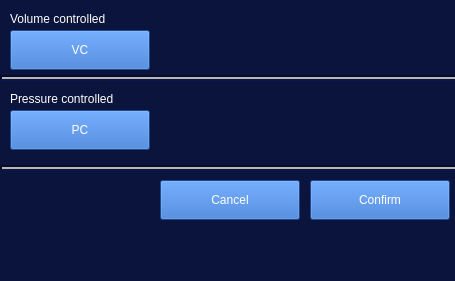
<?xml version="1.0" encoding="UTF-8"?>
<ui version="4.0">
 <class>MainWindow</class>
 <widget class="QMainWindow" name="MainWindow">
  <property name="geometry">
   <rect>
    <x>0</x>
    <y>0</y>
    <width>455</width>
    <height>281</height>
   </rect>
  </property>
  <property name="windowTitle">
   <string>MainWindow</string>
  </property>
  <property name="styleSheet">
   <string notr="true">background-color: rgb(10, 20, 60);</string>
  </property>
  <widget class="QWidget" name="centralwidget">
   <widget class="QPushButton" name="Confirm">
    <property name="geometry">
     <rect>
      <x>310</x>
      <y>180</y>
      <width>140</width>
      <height>40</height>
     </rect>
    </property>
    <property name="styleSheet">
     <string notr="true">color: rgb(255, 255, 255);
background-color: rgb(39, 104, 200);</string>
    </property>
    <property name="text">
     <string>Confirm</string>
    </property>
    <property name="checkable">
     <bool>false</bool>
    </property>
    <property name="checked">
     <bool>false</bool>
    </property>
    <property name="autoDefault">
     <bool>false</bool>
    </property>
    <property name="default">
     <bool>false</bool>
    </property>
    <property name="flat">
     <bool>false</bool>
    </property>
   </widget>
   <widget class="QPushButton" name="Cancel">
    <property name="geometry">
     <rect>
      <x>160</x>
      <y>180</y>
      <width>140</width>
      <height>40</height>
     </rect>
    </property>
    <property name="styleSheet">
     <string notr="true">color: rgb(255, 255, 255);
background-color: rgb(39, 104, 200);</string>
    </property>
    <property name="text">
     <string>Cancel</string>
    </property>
    <property name="checkable">
     <bool>false</bool>
    </property>
    <property name="checked">
     <bool>false</bool>
    </property>
    <property name="autoDefault">
     <bool>false</bool>
    </property>
    <property name="default">
     <bool>false</bool>
    </property>
    <property name="flat">
     <bool>false</bool>
    </property>
   </widget>
   <widget class="QPushButton" name="VC">
    <property name="geometry">
     <rect>
      <x>10</x>
      <y>30</y>
      <width>140</width>
      <height>40</height>
     </rect>
    </property>
    <property name="styleSheet">
     <string notr="true">QPushButton#VC {
	color: rgb(255, 255, 255);
	background-color: rgb(39, 104, 200);
}
QPushButton#VC:checked{
    background-color: rgb(144, 179, 245);     	
}</string>
    </property>
    <property name="text">
     <string>VC</string>
    </property>
    <property name="checkable">
     <bool>true</bool>
    </property>
    <property name="checked">
     <bool>false</bool>
    </property>
    <property name="autoExclusive">
     <bool>true</bool>
    </property>
    <property name="autoDefault">
     <bool>false</bool>
    </property>
    <property name="default">
     <bool>false</bool>
    </property>
    <property name="flat">
     <bool>false</bool>
    </property>
   </widget>
   <widget class="QLabel" name="label">
    <property name="geometry">
     <rect>
      <x>10</x>
      <y>10</y>
      <width>511</width>
      <height>17</height>
     </rect>
    </property>
    <property name="styleSheet">
     <string notr="true">color: rgb(255, 255, 255);</string>
    </property>
    <property name="text">
     <string>Volume controlled</string>
    </property>
   </widget>
   <widget class="QPushButton" name="PC">
    <property name="geometry">
     <rect>
      <x>10</x>
      <y>110</y>
      <width>140</width>
      <height>40</height>
     </rect>
    </property>
    <property name="styleSheet">
     <string notr="true">QPushButton#PC {
	color: rgb(255, 255, 255);
	background-color: rgb(39, 104, 200);
}
QPushButton#PC:checked{
    background-color: rgb(144, 179, 245);     	
}</string>
    </property>
    <property name="text">
     <string>PC</string>
    </property>
    <property name="checkable">
     <bool>true</bool>
    </property>
    <property name="checked">
     <bool>false</bool>
    </property>
    <property name="autoExclusive">
     <bool>true</bool>
    </property>
    <property name="autoDefault">
     <bool>false</bool>
    </property>
    <property name="default">
     <bool>false</bool>
    </property>
    <property name="flat">
     <bool>false</bool>
    </property>
   </widget>
   <widget class="QLabel" name="label_2">
    <property name="geometry">
     <rect>
      <x>10</x>
      <y>90</y>
      <width>511</width>
      <height>17</height>
     </rect>
    </property>
    <property name="styleSheet">
     <string notr="true">color: rgb(255, 255, 255);</string>
    </property>
    <property name="text">
     <string>Pressure controlled</string>
    </property>
   </widget>
   <widget class="Line" name="line_5">
    <property name="geometry">
     <rect>
      <x>0</x>
      <y>160</y>
      <width>461</width>
      <height>16</height>
     </rect>
    </property>
    <property name="autoFillBackground">
     <bool>false</bool>
    </property>
    <property name="styleSheet">
     <string notr="true">border-color: rgb(255, 255, 255);</string>
    </property>
    <property name="frameShadow">
     <enum>QFrame::Sunken</enum>
    </property>
    <property name="lineWidth">
     <number>2</number>
    </property>
    <property name="midLineWidth">
     <number>2</number>
    </property>
    <property name="orientation">
     <enum>Qt::Horizontal</enum>
    </property>
   </widget>
   <widget class="Line" name="line_6">
    <property name="geometry">
     <rect>
      <x>0</x>
      <y>70</y>
      <width>461</width>
      <height>16</height>
     </rect>
    </property>
    <property name="autoFillBackground">
     <bool>false</bool>
    </property>
    <property name="styleSheet">
     <string notr="true">border-color: rgb(255, 255, 255);</string>
    </property>
    <property name="frameShadow">
     <enum>QFrame::Sunken</enum>
    </property>
    <property name="lineWidth">
     <number>2</number>
    </property>
    <property name="midLineWidth">
     <number>2</number>
    </property>
    <property name="orientation">
     <enum>Qt::Horizontal</enum>
    </property>
   </widget>
  </widget>
  <widget class="QMenuBar" name="menubar">
   <property name="geometry">
    <rect>
     <x>0</x>
     <y>0</y>
     <width>455</width>
     <height>22</height>
    </rect>
   </property>
  </widget>
  <widget class="QStatusBar" name="statusbar"/>
 </widget>
 <resources/>
 <connections/>
</ui>
